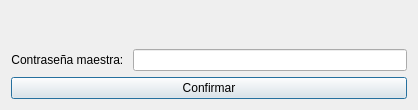
<?xml version="1.0" encoding="UTF-8"?>
<ui version="4.0">
 <class>Dialog</class>
 <widget class="QDialog" name="Dialog">
  <property name="enabled">
   <bool>true</bool>
  </property>
  <property name="geometry">
   <rect>
    <x>0</x>
    <y>0</y>
    <width>418</width>
    <height>110</height>
   </rect>
  </property>
  <property name="windowTitle">
   <string>Iniciar sesion</string>
  </property>
  <layout class="QGridLayout" name="gridLayout">
   <item row="0" column="0" colspan="2">
    <widget class="QLabel" name="informacion_verificacion">
     <property name="sizePolicy">
      <sizepolicy hsizetype="Preferred" vsizetype="Expanding">
       <horstretch>0</horstretch>
       <verstretch>0</verstretch>
      </sizepolicy>
     </property>
     <property name="font">
      <font>
       <pointsize>9</pointsize>
      </font>
     </property>
     <property name="text">
      <string/>
     </property>
     <property name="alignment">
      <set>Qt::AlignmentFlag::AlignCenter</set>
     </property>
     <property name="wordWrap">
      <bool>true</bool>
     </property>
    </widget>
   </item>
   <item row="1" column="0">
    <widget class="QLabel" name="label_2">
     <property name="text">
      <string>Contraseña maestra: </string>
     </property>
     <property name="alignment">
      <set>Qt::AlignmentFlag::AlignCenter</set>
     </property>
     <property name="wordWrap">
      <bool>true</bool>
     </property>
    </widget>
   </item>
   <item row="1" column="1">
    <widget class="QLineEdit" name="campo_VerPass">
     <property name="echoMode">
      <enum>QLineEdit::EchoMode::Password</enum>
     </property>
     <property name="placeholderText">
      <string/>
     </property>
    </widget>
   </item>
   <item row="2" column="0" colspan="2">
    <widget class="QPushButton" name="boton_comprobarVerPass">
     <property name="text">
      <string>Confirmar</string>
     </property>
    </widget>
   </item>
  </layout>
 </widget>
 <resources/>
 <connections/>
</ui>
